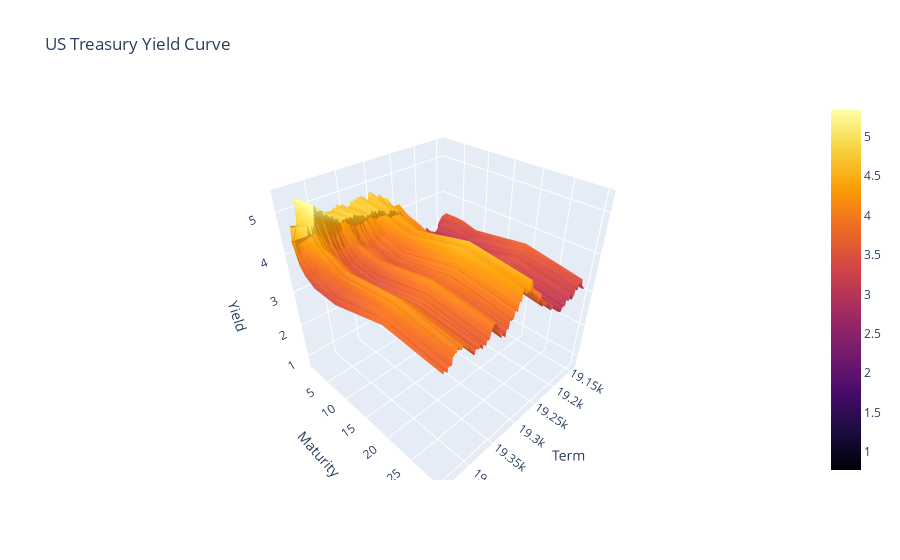

The cell this chart's notebook holds for it:
### Code cell
# Show the figure in the notebook (optional)
fig.show()

### Figure 1 — Plotly figure (JSON) as saved in the notebook; plotly's stock layout.template omitted (floating-point values rounded to 4 significant figures; data arrays with more than 128 entries replaced by an {"elided": "..."} marker saying what was removed)
{"data": [{"colorscale": [[0, "#000004"], [0.1111, "#1b0c41"], [0.2222, "#4a0c6b"], [0.3333, "#781c6d"], [0.4444, "#a52c60"], [0.5556, "#cf4446"], [0.6667, "#ed6925"], [0.7778, "#fb9b06"], [0.8889, "#f7d13d"], [1, "#fcffa4"]], "showscale": true, "type": "surface", "x": {"elided": "203x12 int values"}, "y": {"elided": "203x12 int values"}, "z": {"elided": "203x12 float values"}}], "layout": {"scene": {"xaxis": {"title": {"text": "Term"}}, "yaxis": {"title": {"text": "Maturity"}}, "zaxis": {"title": {"text": "Yield"}}}, "title": {"text": "US Treasury Yield Curve"}}}
